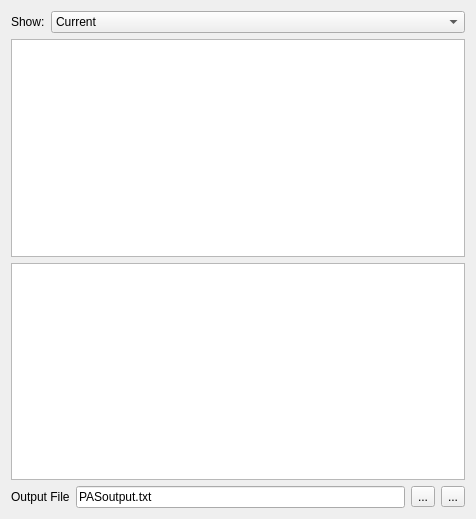
      <widget class="QWidget" name="OutputTab" >
       <property name="geometry" >
        <rect>
         <x>0</x>
         <y>0</y>
         <width>476</width>
         <height>519</height>
        </rect>
       </property>
       <attribute name="title" >
        <string>Output</string>
       </attribute>
       <layout class="QVBoxLayout" >
        <item>
         <layout class="QHBoxLayout" >
          <item>
           <widget class="QLabel" name="label_3" >
            <property name="text" >
             <string>Show:</string>
            </property>
           </widget>
          </item>
          <item>
           <widget class="QComboBox" name="previousOutputCB" >
            <property name="sizePolicy" >
             <sizepolicy vsizetype="Fixed" hsizetype="Expanding" >
              <horstretch>0</horstretch>
              <verstretch>0</verstretch>
             </sizepolicy>
            </property>
            <item>
             <property name="text" >
              <string>Current</string>
             </property>
            </item>
            <item>
             <property name="text" >
              <string>All</string>
             </property>
            </item>
           </widget>
          </item>
         </layout>
        </item>
        <item>
         <widget class="QTextEdit" name="outputTE" >
          <property name="lineWrapMode" >
           <enum>QTextEdit::NoWrap</enum>
          </property>
          <property name="readOnly" >
           <bool>true</bool>
          </property>
          <property name="textInteractionFlags" >
           <set>Qt::NoTextInteraction</set>
          </property>
         </widget>
        </item>
        <item>
         <widget class="QTextEdit" name="previousOutputTE" />
        </item>
        <item>
         <layout class="QHBoxLayout" >
          <property name="spacing" >
           <number>6</number>
          </property>
          <property name="margin" >
           <number>0</number>
          </property>
          <item>
           <widget class="QLabel" name="label_2" >
            <property name="text" >
             <string>Output File</string>
            </property>
           </widget>
          </item>
          <item>
           <widget class="QLineEdit" name="outputFileLE" >
            <property name="text" >
             <string>PASoutput.txt</string>
            </property>
           </widget>
          </item>
          <item>
           <widget class="QToolButton" name="outputFileSelectBT" >
            <property name="text" >
             <string>...</string>
            </property>
           </widget>
          </item>
          <item>
           <widget class="QToolButton" name="saveOutputBT" >
            <property name="text" >
             <string>...</string>
            </property>
            <property name="icon" >
             <iconset resource="PAScual.qrc" >
              <normaloff>:/Icons/Icons/mine/CRfilesave.png</normaloff>:/Icons/Icons/mine/CRfilesave.png</iconset>
            </property>
           </widget>
          </item>
         </layout>
        </item>
       </layout>
      </widget>
